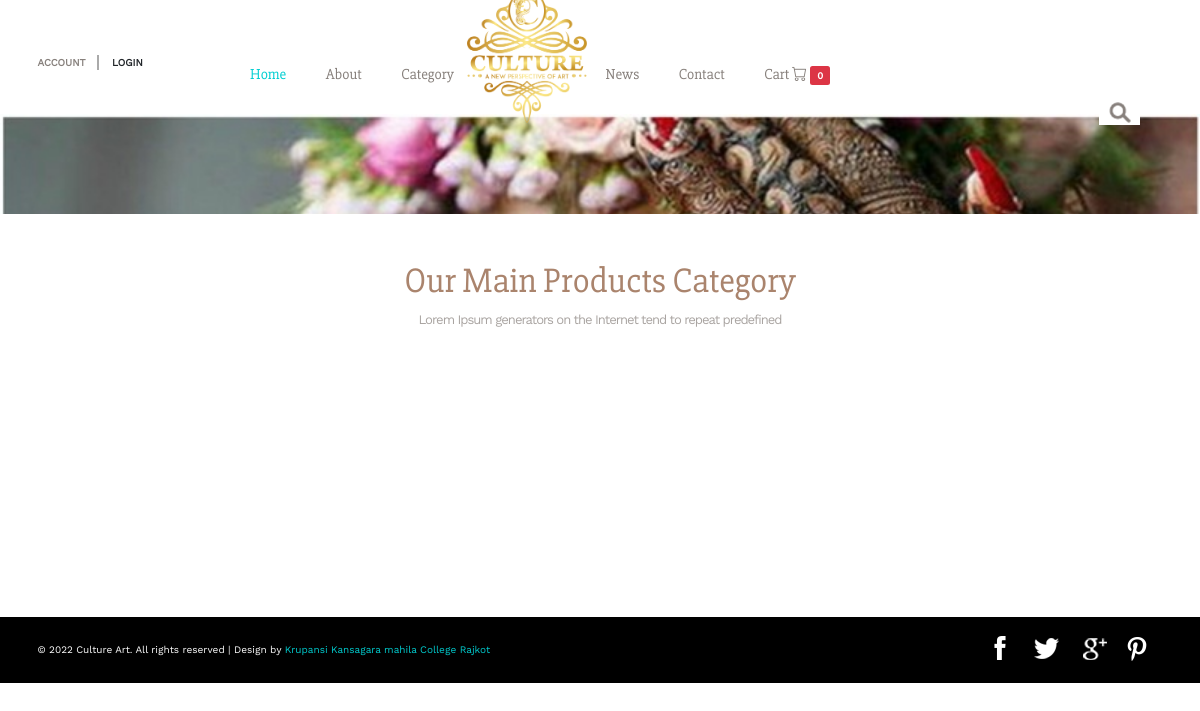
/category, run on an earlier commit of the app's database.
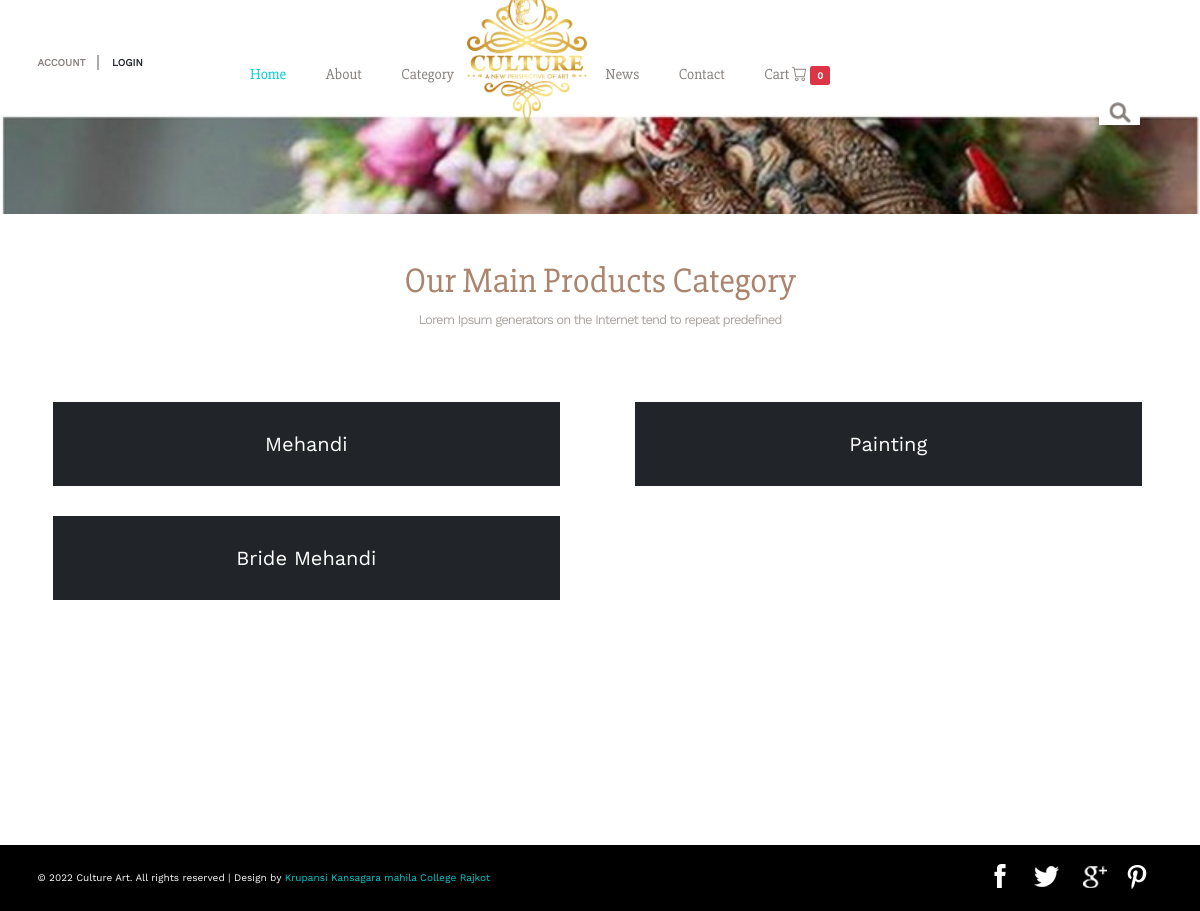
And on a later commit of the database.
### tables this page shows
CREATE TABLE `tbl_addcategory` (
  `catid` int(11) NOT NULL,
  `categoryname` varchar(255) NOT NULL,
  `addeddate` varchar(255) NOT NULL
);

### index.php (called while the page is built)
<?php
require_once("controller/controller.php");
?>

### model/model.php (called while the page is built, shortened)
<?php
class model
{
  public $connection="";
  public function __construct()
  {
    try
    {
      $this->connection=new mysqli("localhost","root","","cultureartdb");
    }
    catch(Exception $e)
    {
      die(mysqli_error($this->connection,$e));
    }
  }
  public function selectalldata($table)
  {
    $select="select * from $table";
    $exe=mysqli_query($this->connection,$select);
    while($fetch=mysqli_fetch_array($exe))
    {
      $arr[]=$fetch;
    }
    return $arr;
  }
}
?>

### category.php (the view, shortened to what this page needs)
<div class="banner1 about-bnr">
</div>
<div class="gallery">
	<h1 class="hdng">Our Main Products Category</h1>
	<h2 class="hdng-two">Lorem Ipsum generators on the Internet tend to repeat predefined</h2>
	<div class="gallery-grids">
       <div class="row">
       <?php
       foreach($catnm as $row)
       {
       ?>
       <div class="col-md-5  bg-dark text-white p-5" style="background-color:black; color:white; margin:15px; margin-left:5%; padding:15px"><h2 align="center"><?php echo $row["categoryname"];?></h2></div>
       <?php
       }
       ?>
       </div>
	</div>
</div>

### controller/controller.php (shortened to what this page needs)
<?php
require_once("model/model.php");
class controller extends model
{
    public function __construct()
    {
        $country=$this->selectalldata('tbl_country');
        $state=$this->selectalldata('tbl_state');
        $city=$this->selectalldata('tbl_city');
        $catnm=$this->selectalldata('tbl_addcategory');
        if(isset($_SERVER["PATH_INFO"]))
        {
            switch($_SERVER["PATH_INFO"])
            {
                case '/category':
                    require_once("index.php");
                    require_once("header.php");
                    require_once("category.php");
                    require_once("footer.php");
                    break;
            }
        }
    }
}
$obj=new controller;
?>

### header.php (shortened to what this page needs)
<?php
$mainurl="http://localhost/culture-art/";
$baseurl="http://localhost/culture-art/assets/";
?>
<!DOCTYPE html>
<html>
<head>
<link rel="stylesheet" href="https://cdn.jsdelivr.net/npm/bootstrap-icons@1.9.1/font/bootstrap-icons.css">
<link href="<?php echo $baseurl;?>css/bootstrap.css" type="text/css" rel="stylesheet" media="all">
<link rel="stylesheet" href="<?php echo $baseurl;?>css/flexslider.css" type="text/css" media="screen" />
<link href="https://cdn.jsdelivr.net/npm/bootstrap@5.0.2/dist/css/bootstrap.min.css" rel="stylesheet">
<link href="<?php echo $baseurl;?>css/style.css" type="text/css" rel="stylesheet" media="all">
</head>
<body>
	<div class="header">
		<div class="container">
			<div class="header-left">
			<?php
            if(!isset($_SESSION["rid"]))
			{
			?>
			<ul>
			<li><a href="<?php echo $mainurl;?>register">ACCOUNT</a></li>
		    <li class="login" ><div id="loginContainer"><a href="#" id="loginButton"><span>LOGIN</span></a>
						</div>
					</li>
				</ul>
				<?php
				}
				?>
			</div>
			<div class="logo">
				<img src="<?php echo $baseurl;?>images/logo.png" alt=""/>
			</div>
			<div class="top-nav">
				<ul>
					<li><a class="active" href="<?php echo $mainurl;?>">Home</a></li>
					<li><a href="<?php echo $mainurl;?>about">About</a></li>
					<li><a href="<?php echo $mainurl;?>category">Category</a></li>
                    <li><a href="<?php echo $mainurl;?>news">News</a></li>
					<li><a href="<?php echo $mainurl;?>contact">Contact</a></li>
					<?php
                     if(!isset($_SESSION["rid"]))
					 {
					?>
					<li><a href="<?php echo $mainurl;?>viewcart">Cart <i class="bi bi-cart"> </i><span class="badge bade-danger bg-danger"> 0 </span> </a></li>
					<?php
					 }
					 else
					 {
						?>
					<li><a href="<?php echo $mainurl;?>viewcart">Cart <i class="bi bi-cart"> </i><span class="badge bade-danger bg-danger"><?php echo $tot[0]["total"];?> </span> </a></li>
					<?php
					 }
					 ?>
				</ul>
			</div>
			<div class="search-box">
				<div id="sb-search" class="sb-search">
					<form>
						<span class="sb-icon-search"> </span>
					</form>
				</div>
			</div>
		</div>
	</div>
</body>
</html>

### footer.php
<div class="footer mt-5" style="margin-top:10%">
    <div class="container">
        <div class="footer-left">
            <p> © 2022 Culture Art. All rights reserved | Design by <a href="#">Krupansi Kansagara mahila College Rajkot</a></p>
        </div>
        <div class="social-icons">
            <ul>
                <li><a href="#" class="fb"></a></li>
                <li><a href="#"></a></li>
                <li><a href="#" class="gg"></a></li>
                <li><a href="#" class="pn"></a></li>
            </ul>
        </div>
        <div class="clearfix"> </div>
    </div>
</div>

### assets/css/style.css (style rules this page uses)
body { margin:0; font-family: 'WorkSans-Regular'; }
body a { transition: 0.5s all ease; -webkit-transition: 0.5s all ease; -moz-transition: 0.5s all ease; -o-transition: 0.5s all ease; -ms-transition: 0.5s all ease; text-decoration:none; }
h1,h2,h3,h4,h5,h6 { margin:0; }
p { margin:0; }
ul,label { margin:0; padding:0; }
.header { background: none; position: relative; padding: 5em 0 1.5em; }
.header-left { float: left; margin-top: 0.5em; }
.header-left ul li { display: inline-block; }
.header-left ul li a { font-size: 1em; color: #87807c; }
.header-left ul li a { font-size: 1em; color: #87807c; font-weight: 800; }
.header-left ul li:nth-child(1) { padding-right: 11px; margin-right: 10px; border-right: 2px solid #aaa; }
.logo img { z-index: 999; width: 10% !important; height: auto; margin-left: 27%; margin-top: -5%; position: absolute; }
.top-nav { text-align: center; width:100%; margin: 5px 8px auto; }
.top-nav ul { margin: 8px; }
.top-nav ul li { list-style-type:none; display: inline-block; margin: 0.5em 1.8em; }
.top-nav ul li:nth-child(3) { margin-right: 13em; }
.top-nav li a { color: #87807c; font-size: 1.5em; padding:0; font-family: 'Slabo27px-Regular'; }
.top-nav li a:hover ,.top-nav li a.active { color: #00CED1; }
.banner1 { background:url(../images/banner.jpg)no-repeat 0px 0px; background-size:cover; min-height: 600px; }
.search-box { float: right; }
.sb-search { position: absolute; right: 14%; width: 0%; min-width: 41px; margin: 0; height: 26px; float: right; overflow: hidden; -webkit-transition: width 0.3s; -moz-transition: width 0.3s; transition: width 0.3s; -webkit-backface-visibility: hidden; background: none; }
.sb-icon-search,.sb-search-submit { width: 41px; height: 35px; display: block; position: absolute; right: 0; top: 0px; padding: 0; margin: 0; line-height: 85px; text-align: center; cursor: pointer; }
.sb-icon-search { background:#fff url('../images/search.png') no-repeat center 3px; z-index: 90; }
h1.hdng { font-size: 3.5em; font-family: 'Slabo27px-Regular'; line-height: 1em; color: #AA846D; text-align: center; }
.welcome,.about,.gallery,.news,.codes,.contact,.account { padding: 5em 0; }
.footer { text-align: center; background:#000; padding:1.5em 0; margin-top: 10% !important; }
.footer p { color: #fff; font-size: 1em; margin-top: 10px; }
.footer p a { color:#00CED1; }
.footer-left { float: left; }
.social-icons { float: right; }
.social-icons ul li { display: inline-block; margin-right: 10px; }
.social-icons ul li a { background: url(../images/iconsprite.png)no-repeat 3px -33px; display: block; width: 32px; height: 32px; transition: none; }
.social-icons ul li a.fb { background: url(../images/iconsprite.png)no-repeat 10px 3px; }
.social-icons ul li a.pn { background: url(../images/iconsprite.png)no-repeat 6px -108px; }
.social-icons ul li a.gg { background: url(../images/iconsprite.png)no-repeat 6px -69px; }
.banner1.about-bnr { min-height: 100px; }
#loginContainer { position:relative; }
#loginContainer a span { display:block; }
#loginButton { display:inline-block; position:relative; z-index:30; cursor:pointer; }
.gallery-grids { margin: 6em 0; }
h2.hdng-two { font-size: 1.3em; text-align: center; margin-top: 1em; letter-spacing: -1px; color: #A9A4A1; }
@media (max-width:1440px) { .logo { left: 45.5%; } }
@media (max-width:1440px) { .sb-search { right: 10%; } }
@media (max-width:1366px) { .logo { left: 45.5%; } }
@media (max-width:1280px) { .sb-search { right: 5%; } }
@media (max-width:1280px) { .top-nav { width: 80%; } }
@media (max-width:1280px) { .banner1 { min-height: 500px; } }

What changed in the data, as far as the page shows it:
added tbl_addcategory: categoryname "Mehandi"
added tbl_addcategory: categoryname "Painting"
added tbl_addcategory: categoryname "Bride Mehandi"
